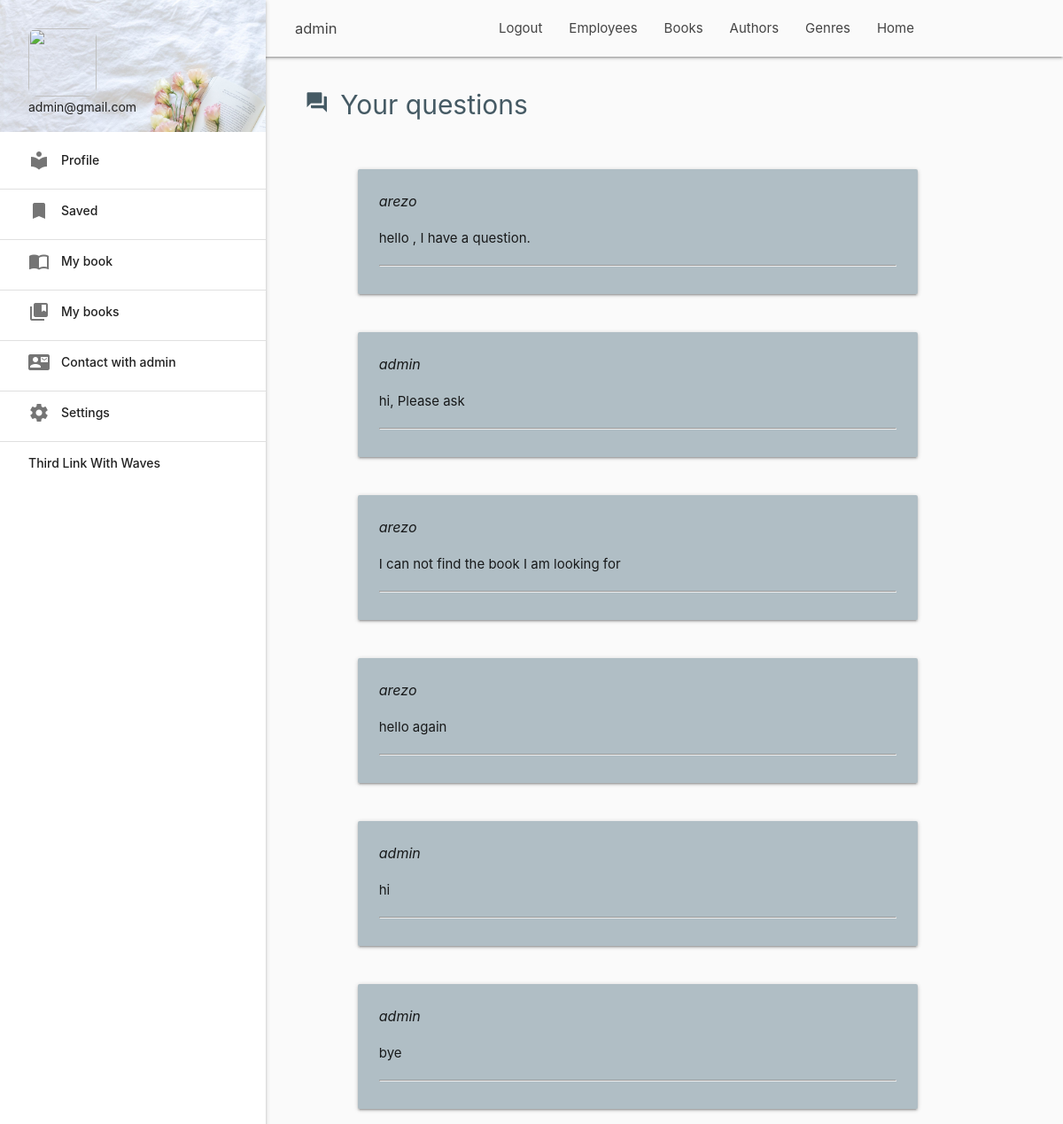
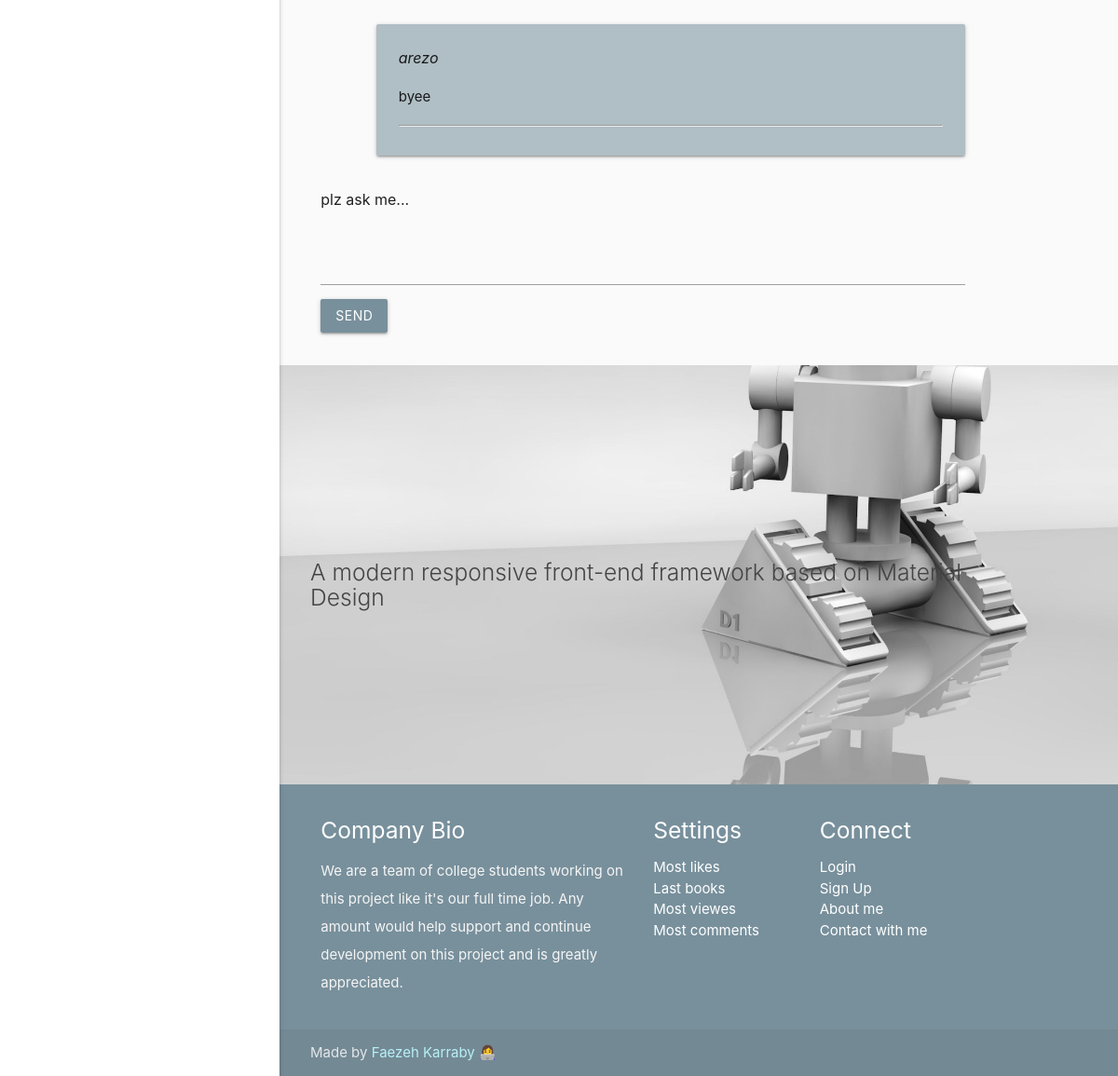
Page /chat/ (signed in) on the committed database (2 pictures, top to bottom).
### chat/models.py (models this page shows, shortened)
class Chat(models.Model):
    user = models.ForeignKey(User, on_delete=models.CASCADE)
    message = models.TextField()
    created_datetime = models.DateTimeField(auto_now_add=True, null=True)
    seen = models.BooleanField(null=True, default=False)
    seen_datetime = models.DateTimeField(null=True)
    content_type = models.ForeignKey(ContentType, on_delete=models.CASCADE)
    object_id = models.PositiveIntegerField()
    content_object = GenericForeignKey
    def is_customer(self):
        return 'customer' in [group.name for group in self.user.groups.all()]
    def created_datetime_jd(self):
        jdatetime.datetime.now().strftime('%A %B')
        G2J = jdatetime.datetime.fromgregorian(
            year=self.created_datetime.year,
            month=self.created_datetime.month,
            day=self.created_datetime.day,
            hour=self.created_datetime.hour,
            minute=self.created_datetime.minute,
            second=self.created_datetime.second,
        )
        return G2J.strftime('%A, %d %B %y %H:%M:%S')

### chat/views.py (the view)
# urls.py: path('', views.QA, name='qa'),
def QA(request):
    chats = Chat.objects.all()
    context = {
        'chats': chats,
    }
    return render(request, 'account/QA.html', context)

### templates/account/QA.html (shortened to what this page needs)
{% extends 'account/dashboard.html' %}
{% block content %}
    <div class="container">
        <div class="section">
            <div class="row">
                <div class="col m10 s8">
                    <h4 class="genres hide-on-small-only" style="font-size: 30px"><i class="material-icons nav-icon"
                                                                                     style="font-size: 27px">question_answer</i>Your
                        questions</h4>
                </div>
            </div>
        </div>
        <div class="hide-on-small-only">
            {% for chat in chats %}
                {% if chat.is_customer %}
                    <div class="row">
                    <div class="col s11">
                        <div class="card-panel blue-grey lighten-4">
                            <div style="font-size: 16px"><i>{{ chat.user }}</i></div>
                            <p>{{ chat.message }}</p>
                            <hr>
                            <div class="valign-wrapper blue-grey-text" style="font-size: 13px"><i id="msg-{{ chat.id }}"
                                                                                                  data-msg-num="{{ chat.id }}"
                                                                                                  data-seen="{{ chat.seen }}"
                                                                                                  class="material-icons"
                                                                                                  style="font-size: 16px">{% if chat.seen %}done_all{% else %}check{% endif %}</i>{{ chat.created_datetime_jd }}
                            </div>
                        </div>
                    </div>
                {% else %}
                    <div class="row">
                        <div class="col s11 offset-s1">
                            <div class="card-panel blue-grey lighten-3">
                                <div style="font-size: 16px"><i>{{ chat.user }}</i></div>
                                <p>{{ chat.message }}</p>
                                <hr>
                            </div>
                        </div>
                    </div>
                {% endif %}
            {% endfor %}
            </div>
            <div class="row">
                <div class="col m2">
                    <div style="font-size: 16px">plz ask me...</div>
                </div>
            </div>
            <div class="row">
                <div class="input-field col s12">
                    <textarea id="MyID" class="materialize-textarea"></textarea>
                    <button class="btn" type="submit">Send</button>
                </div>
            </div>
        </div>
{% endblock %}

### templates/account/dashboard.html (shortened to what this page needs)
{% load static %}
<!DOCTYPE html>
<html lang="en">
<head>
    <link href="{% static 'css/materialize.css' %}" type="text/css" rel="stylesheet" media="screen,projection"/>
    <link href="{% static 'css/style.css' %}" type="text/css" rel="stylesheet" media="screen,projection"/>
    <link rel="stylesheet" href="https://cdn.jsdelivr.net/simplemde/latest/simplemde.min.css">
    <link href="{% static 'css/animate.css' %}" type="text/css" rel="stylesheet" media="screen,projection"/>
    <link href="{% static 'css/animate.min.css' %}" type="text/css" rel="stylesheet" media="screen,projection"/>
</head>
<body>
<main>
    {% include 'base/nav.html' %}
    <ul id="sidenav-1" class="sidenav sidenav-fixed">
        <li>
            <div class="row user-view">
                <div class="background">
                    <img src="nav_poster.jpg">
                </div>
                <a href="#user"><img class="circle" src="{{ request.image.url }}"></a>
                <a href="#email"><span class="grey-text text-darken-4 email">{{ request.user.email }}</span></a>
            </div>
        </li>
        <li><a class="waves-effect" href="#"><i class="material-icons nav-icon">local_library</i>Profile</a></li>
        <li>
            <div class="divider"></div>
        </li>
        <li><a class="waves-effect" href="#!"><i class="material-icons nav-icon">bookmark</i>Saved</a></li>
        <li>
            <div class="divider"></div>
        </li>
        <li><a class="waves-effect" href="{% url 'account:my_books' id=user.id %}"><i class="material-icons nav-icon">import_contacts</i>My
            book</a></li>
        <li>
            <div class="divider"></div>
        </li>
        <li><a class="waves-effect" href="#!"><i class="material-icons nav-icon">collections_bookmark</i>My
            books</a></li>
        <li>
            <div class="divider"></div>
        </li>
        <li><a class="waves-effect" href="{% url 'chat:qa' %}"><i class="material-icons nav-icon">contact_mail</i>Contact with admin</a>
        </li>
        <li>
            <div class="divider"></div>
        </li>
        <li><a class="waves-effect" href="#!"><i class="material-icons nav-icon">settings</i>Settings</a></li>
        <li>
            <div class="divider"></div>
        </li>
        <li><a class="waves-effect" href="#!">Third Link With Waves</a></li>
    </ul>
    {% block content %}{% endblock %}
    <div class="parallax-container valign-wrapper">
        <div class="section no-pad-bot">
            <div class="container">
                <div class="col s1 m1">
                    <h5 class="header col s12 light">A modern responsive front-end framework based on Material
                        Design</h5>
                </div>
            </div>
        </div>
        <div class="parallax"><img src="{% static 'ciberspace.jpg' %}" alt="Unsplashed background img 3"></div>
    </div>
</main>
{% include 'base/footer.html' %}
</body>
</html>

### templates/base/nav.html (shortened to what this page needs)
<nav class="grey lighten-5" role="navigation">
    <div class="nav-wrapper container">
        {% if request.user.is_authenticated %}
            <a id="logo-container" href="{% url 'account:profile' id=user.id %}"
               class="brand-logo hide-on-med-and-down">{{ user }}</a>
        {% else %}
            <a id="logo-container" href="#" class="brand-logo hide-on-med-and-down">Online library</a>
        {% endif %}
        <ul class="right hide-on-small-only">
            <li><a href="{% url 'base:home' %}">Home</a></li>
        </ul>
        <ul class="right hide-on-small-only">
            <li><a href="{% url 'base:genres' %}">Genres</a></li>
        </ul>
        <ul class="right hide-on-small-only">
            <li><a href="{% url 'base:authors' %}">Authors</a></li>
        </ul>
        <ul class="right hide-on-small-only">
            <li><a href="{% url 'base:books' %}">Books</a></li>
        </ul>
        <ul class="right hide-on-small-only">
            <li><a href="#">Employees</a></li>
        </ul>
        {% if request.user.is_authenticated %}
            <ul class="right hide-on-small-only">
                <li><a href="{% url 'logout' %}">Logout</a></li>
            </ul>
        {% endif %}
    </div>
</nav>

### static/css/style.css (style rules this page uses)
body { background-color: #fafafa; }
nav ul a, nav .brand-logo { color: #444; }
p { line-height: 2rem; }
.parallax-container { min-height: 450px; line-height: 0; height: 250px; color: #444; }
.parallax-container .section { width: 100%; }
.genres { color: #455a64; font-size: 2.56rem; }
img { width: 100%; height: auto; }
nav .brand-logo { font-size: 1.1rem; }
.btn, .btn-large, .btn-small { text-decoration: none; color: #fff; background-color: #78909c; text-align: center; letter-spacing: .5px; -webkit-transition: background-color .2s ease-out; transition: background-color .2s ease-out; cursor: pointer; }
a { color: #00897b; }
header, main, footer { padding-left: 180px; }
.sidenav .user-view .circle { height: 77px; width: 77px; }
.circle { border-radius: 14%; }
.nav-icon { margin: 0 13px 0 0 !important; }

### rows in the picture
Chat: user "arezo", message "hello , I have a question."
Chat: user "admin", message "hi, Please ask"
Chat: user "arezo", message "I can not find the book I am looking for"
Chat: user "arezo", message "hello again"
Chat: user "admin", message "hi"
Chat: user "admin", message "bye"
Chat: user "arezo", message "byee"

### other values in the picture
{{ user }} "admin"
{{ request.user.email }} "admin@gmail.com"
